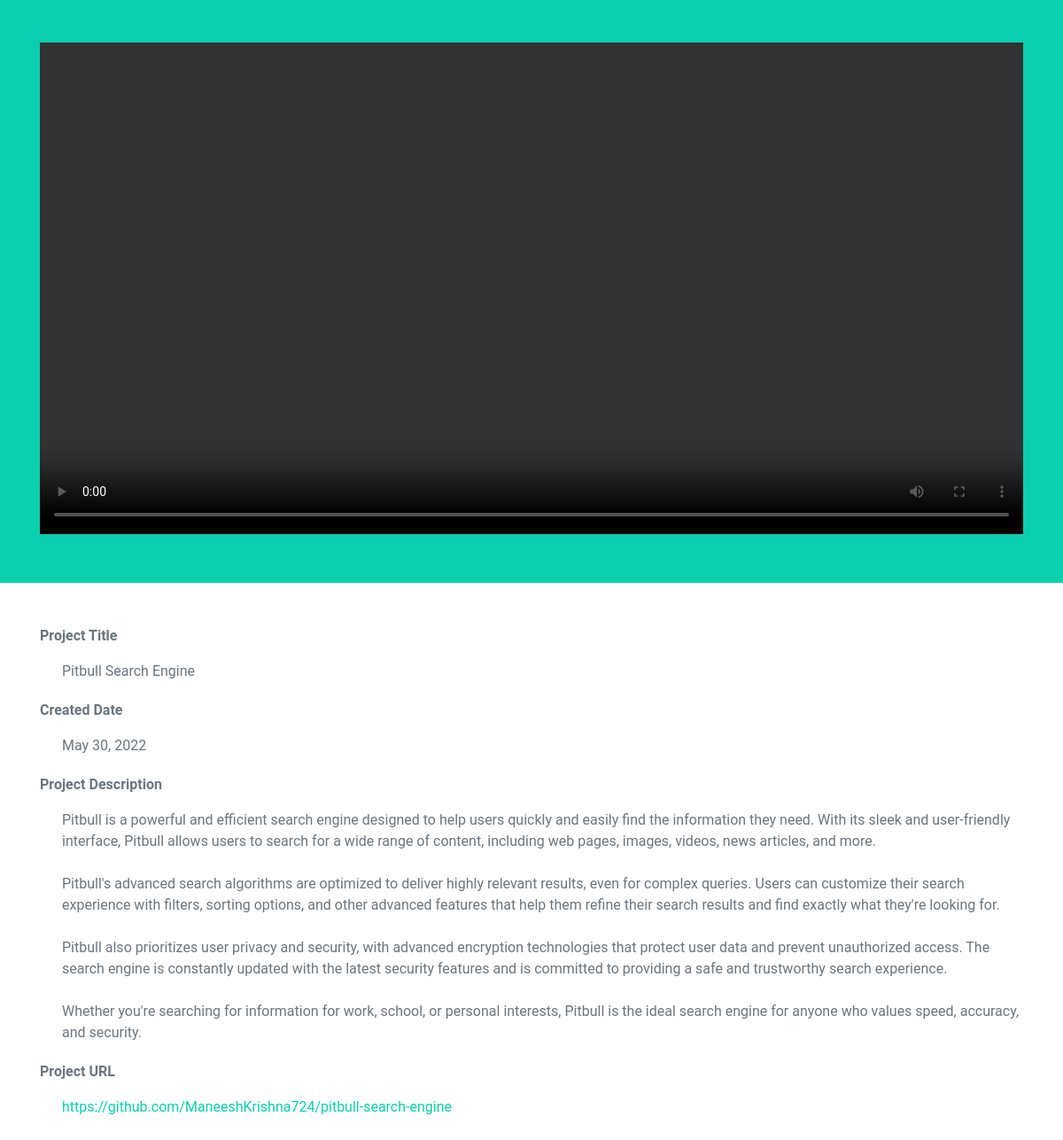
The app's page /projects/10 with its own data.
### portfolio/models.py (models this page shows, shortened)
class Project(models.Model):
    class Meta:
        ordering = ["order_number"]
    name = models.CharField(max_length=200)
    demo = models.FileField(upload_to="demos")
    order_number = models.IntegerField(null=True)
    description = models.TextField()
    project_url = models.URLField(blank=True)
    created_date = models.DateField()
    thumbnail = models.ImageField(upload_to="thumbnails")

### portfolio/views.py (the view)
# urls.py: path("projects/<int:id>",views.view_project,name="view_project"),
def view_project(request,id):
    project = Project.objects.get(id=id)
    return render(request, 'portfolio/view-project.html',context=
                  {
        "project": project
                   }
                  )

### portfolio/templates/portfolio/view-project.html (shortened to what this page needs)
<!DOCTYPE html>
<html lang="en">
    {% load static %}
<head>
</head>
<link href="https://cdnjs.cloudflare.com/ajax/libs/font-awesome/5.10.0/css/all.min.css" rel="stylesheet">
<link href="{% static 'styles/style.css' %}" rel="stylesheet">
<body style="margin-bottom: 50px;">
    <div class="container-fluid bg-primary d-flex align-items-center mb-5 py-5" id="home" style="min-height: 80vh;">
        <div class="container" style="width: 100%;">
            <video style="margin: 0 auto; width: 100%;" controls>
                <source src="/media/{{project.demo}}">
            </video>
        </div>
    </div>
    <div class="container">
        <div style="margin-bottom: 20px;">
            <p><strong>Project Title</strong></p>
            <span class="cont-item">{{ project.name }}</span>
        </div>
        <div style="margin-bottom: 20px;">
            <p><strong>Created Date</strong></p>
            <span class="cont-item">{{ project.created_date }}</span>
        </div>
        <div style="margin-bottom: 20px;">
            <p><strong>Project Description</strong></p>
            <span style="display: block;white-space: normal;" class="cont-item">{{ project.description|linebreaksbr }}</span>
        </div>
        <div style="margin-bottom: 20px;">
            <p><strong>Project URL</strong></p>
            <a class="primary cont-item" href="{{project.project_url }}">{{project.project_url }}</a>
        </div>
    </div>
</body>
</html>

### portfolio/templates/portfolio/view-project.html (style rules this page uses)
.cont-item { margin-left: 25px; }

### records on screen
Project: name "Pitbull Search Engine", created_date "May 30, 2022", description "Pitbull is a powerful and efficient search engine designed to help users quickly and easily find the information they need. With its sleek and user-friendly interface, Pitbull allows users to search for a wide range of content, including web pages, images, videos, news articles, and more. Pitbull's advanced search algorithms are optimized to deliver highly relevant results, even for complex queries. Users can customize their search experience with filters, sorting options, and other advanced features that help them refine their search results and find exactly what they're looking for. Pitbull also prioritizes user privacy and security, with advanced encryption technologies that protect user…", project_url "https://github.com/ManeeshKrishna724/pitbull-search-engine"
